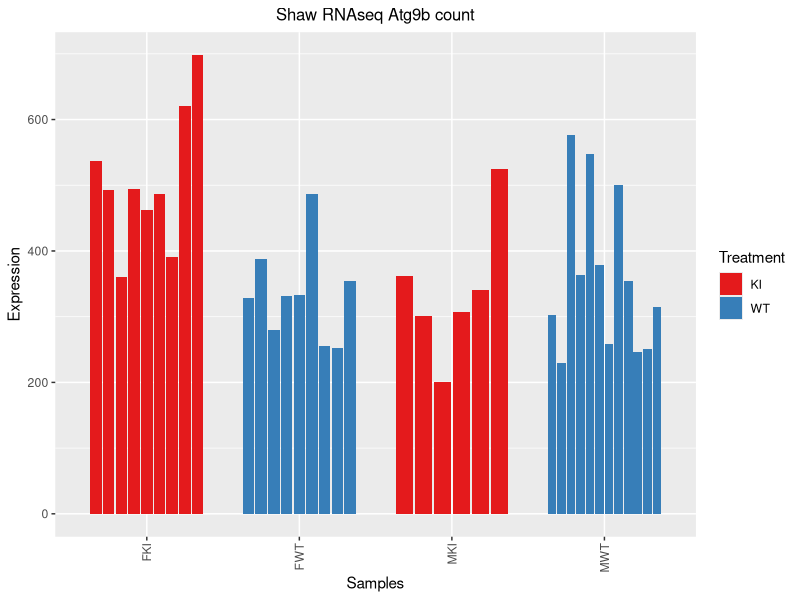

Generate this figure with R:
#!/usr/bin/env Rscript
## Credit goes to https://www.biostars.org/p/355901/
library(ggplot2)

dt <- read.csv("Atg9b_expression.csv", header = TRUE)

dt
# set up `d` per your code
# add `sample`, `treatment`, and `expression` columns per this answer



table(dt$Treatment)
table(dt$Type)
p <- ggplot(dt, aes(group=Type)) + 
 # geom_bar(aes(x=Type, y=RPKM, fill=Treatment), width=0.75, position="dodge2", stat="identity") + 
  geom_bar(aes(x=Type, y=Count, fill=Treatment), width=0.75, position="dodge2", stat="identity") + 
 # facet_grid(~Treatment) +
  scale_colour_brewer(palette="Set1") + 
  scale_fill_brewer(palette="Set1") +
  #ggtitle('Shaw RNAseq Atg9b RPKM') +
  ggtitle('Shaw RNAseq Atg9b count') +
  xlab('Samples') +
  ylab('Expression') +
  theme(plot.title = element_text(size = 12, hjust = 0.5)) +
  theme(axis.text.x = element_text(angle = 90, hjust = 1, vjust = 0.5))
print(p)



